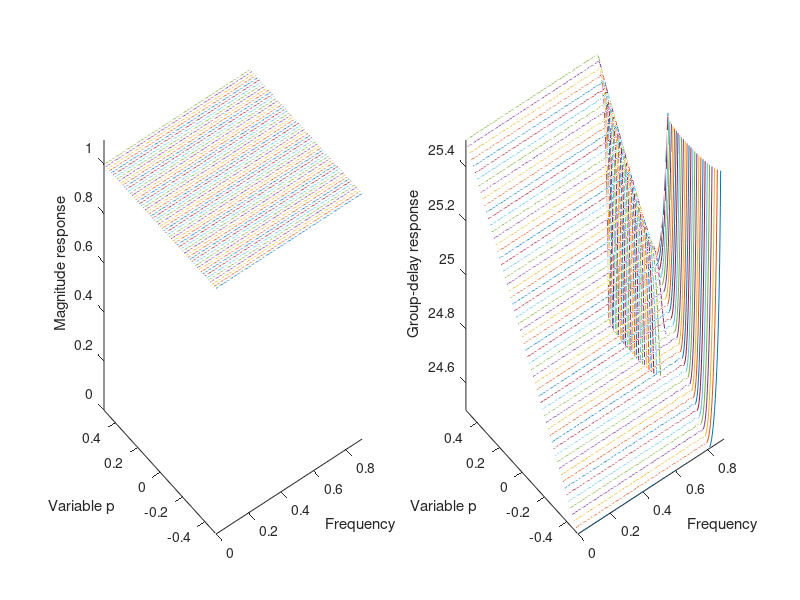

Reproduce this figure in MATLAB.
%
% Design of variable fractional-delay FIR digital filters.
%

clear all;
clc;
N = 50;
M = 7;
wp = 0.9 * pi;
pointw = 200;
pointp = 60;
%
%
j = 0 + i;
NH = N / 2;

if mod(M, 2) == 0
    Mc = M / 2;
    Ms = M / 2;
else
    Mc = (M - 1) / 2;
    Ms = (M + 1) / 2;    
end

nma = (NH+1) * Mc;
nmb = NH * Ms;
deltaw = wp / pointw;
deltap = 1/ pointp;
point = (pointw + 1) * (pointp + 1);
%
%
ra = zeros(nma, 1);
Qa = zeros(nma, nma);

for iw = 0:pointw
    w = iw * deltaw;
    for ip = 0:pointp
        p = - 0.5 + ip * deltap;
        c = zeros(nma, 1);
        for ic = 0:nma - 1
            n = mod(ic, NH + 1);
            m = floor(ic/ (NH+1))+1;
            c(ic + 1) = p^(2*m)*cos(n*w);
        end
        ra = ra - 2 * (cos(p * w) - 1) * c;
        Qa = Qa + c * c';
    end
end
ra = wp * ra / point;
Qa = wp * Qa / point;
a = -0.5 * inv(Qa) * ra;
%
%
rb = zeros(nmb, 1);
Qb = zeros(nmb, nmb);

for iw = 0:pointw
    w = iw * deltaw;

    for ip = 0:pointp
        p = -0.5 + ip * deltap;
        s = zeros(nmb, 1);
        for is = 0:nmb - 1
            n = mod(is, NH) + 1;
            m = floor(is/NH) + 1;
            s(is+1) = p^(2*m-1)*sin(n*w);
        end
        rb = rb + 2*sin(p * w) * s;
        Qb = Qb + s * s';
    end
end
rb = wp * rb / point;
Qb = wp * Qb / point;
b = - 0.5 * inv(Qb)*rb;
%
%
a2 = reshape(a, NH+1, Mc);
b2 = reshape(b, NH, Ms);
h = zeros(N+1, M+1);
h(NH+1, 1) = 1;
for im = 1:Mc
    h(NH+1, 2 * im + 1) = a2(1, im);
    h(1 : NH, 2 * im + 1) = 0.5 * a2(NH+1:-1:2, im);
    h(NH + 2 : N + 1, 2 * im + 1) = 0.5 * a2(2 : NH + 1, im);
end
for im = 1:Ms
    h(1:NH, 2 * im) = 0.5 * b2(NH:-1:1, im);
    h(NH+2:N+1, 2 * im) = -0.5 * b2(1:NH, im);
end
%
%
MR = zeros(pointw+1, pointp+1);
GD = zeros(pointw+1, pointp+1);

for ip = 0:pointp
    p = -0.5 + ip * deltap;
    hnp = h(:, 1);

    for im = 1:M
        hnp = hnp + h(:, im+1) * p ^ im;
    end
    MR(:, ip+1) = abs(freqz(hnp, 1, 0 : deltaw : wp));
    GD(:, ip+1) = grpdelay(hnp, 1, 0:deltaw:wp);
end
%
%
XX = zeros(pointw + 1, pointp + 1);
YY = zeros(pointw + 1, pointp + 1);

for ip = 0:pointp
    XX(:, ip+1) = (0:deltaw : wp) / pi';
end

for iw = 0:pointw
    YY(iw + 1, :) = - 0.5 : deltap : 0.5;
end
%
subplot(1, 2, 1);
plot3(XX, YY, MR);
axis([0, wp/pi, -0.5, 0.5, 0, 1.1]);
xlabel('Frequency');
ylabel('Variable p');
zlabel('Magnitude response');
subplot(1, 2, 2);
plot3(XX, YY, GD);
axis([0, wp / pi, -0.5, 0.5, NH-0.5, NH+0.5]);
xlabel('Frequency');
ylabel('Variable p');
zlabel('Group-delay response');
pause;
%
% magnitude responses of subfilters
%
%for im = 0:M
%    MRs = abs(freqz(h(:, im+1), 1, 0:pi/200:pi));
%    subplot(3, 3, im+1);
%    plot(0:1/200:1, MRs);
%    axis([0, 1, 0, 5]);
%end